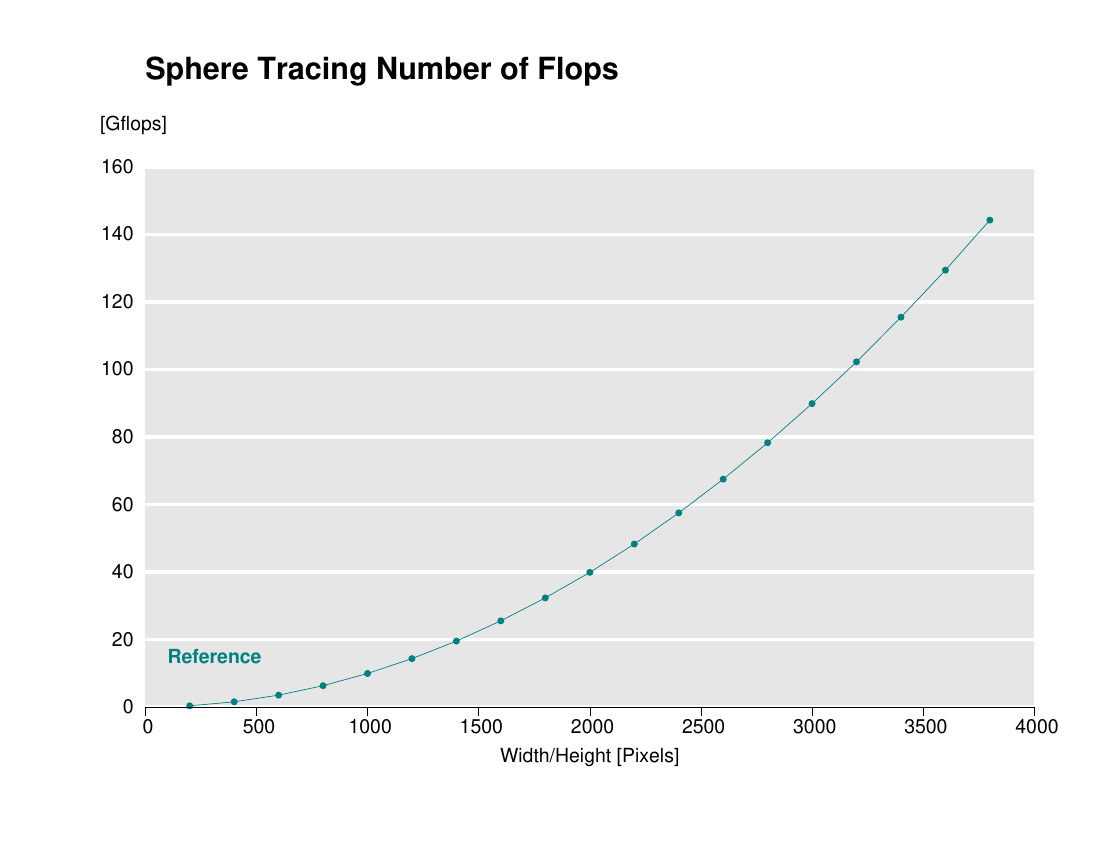

Write gnuplot code to recreate this figure.
set terminal post enhanced color 
set output "flops.ps"

datafile="bench.dat"

load "common.plt"

set label "{/=22:Bold Sphere Tracing Number of Flops}" at graph -0, graph 1.18

set xlabel "Width/Height [Pixels]"
set label '[Gflops]' at graph -0.051, graph 1.08

set label "{/:Bold Reference}" at 100, 15 textcolor ls 1

plot datafile using 1:($2 / 10 ** 9) with linespoints linestyle 1 notitle

system("ps2pdf flops.ps")

# vim:set ft=gnuplot:
